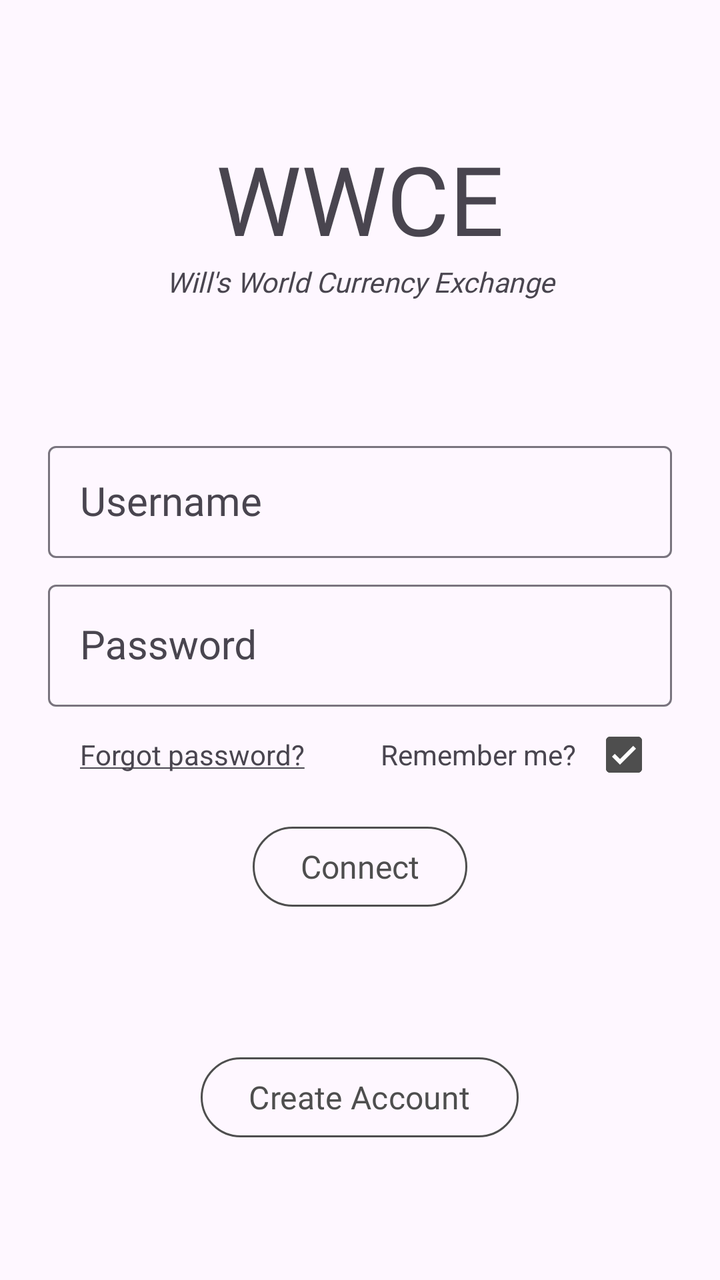
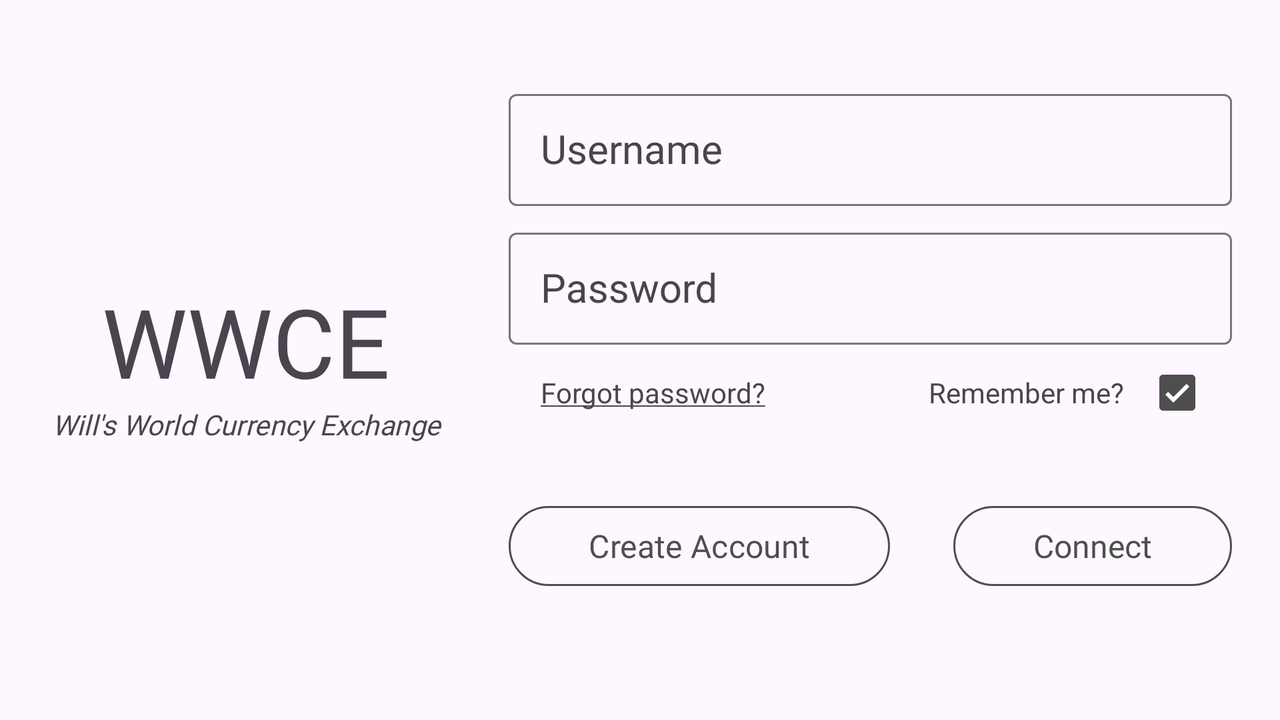

First picture: res/layout/ on a phone held upright. Second picture: the repository's own variant of that layout, on a device whose configuration matches the variant's folder. Source for both follows.
<!-- AndroidManifest.xml: application theme Base.Theme.WWCE -->
<!-- res/layout/activity_main.xml -->
<?xml version="1.0" encoding="utf-8"?>
<androidx.constraintlayout.widget.ConstraintLayout xmlns:android="http://schemas.android.com/apk/res/android"
    xmlns:app="http://schemas.android.com/apk/res-auto"
    xmlns:tools="http://schemas.android.com/tools"
    android:id="@+id/root_layout"
    android:layout_width="match_parent"
    android:layout_height="match_parent"
    android:focusable="true"
    android:focusableInTouchMode="true"
    tools:context=".MainActivity">


    <LinearLayout
        android:id="@+id/login_body"
        android:layout_width="0dp"
        android:layout_height="0dp"
        android:layout_marginStart="8dp"
        android:layout_marginEnd="8dp"
        android:orientation="vertical"
        app:layout_constraintBottom_toBottomOf="parent"
        app:layout_constraintEnd_toEndOf="parent"
        app:layout_constraintHorizontal_bias="0.0"
        app:layout_constraintStart_toStartOf="parent"
        app:layout_constraintTop_toTopOf="parent"
        app:layout_constraintVertical_bias="0.0">

        <Space
            android:layout_width="match_parent"
            android:layout_height="wrap_content"
            android:layout_weight="1" />

        <LinearLayout
            android:id="@+id/title_wrapper"
            android:layout_width="match_parent"
            android:layout_height="wrap_content"
            android:orientation="vertical">

            <TextView
                android:id="@+id/txt_title_short"
                android:layout_width="match_parent"
                android:layout_height="wrap_content"
                android:fontFamily="@font/roboto"
                android:gravity="center_horizontal"
                android:text="@string/app_name_short"
                android:textAppearance="@style/TextAppearance.AppCompat.Display1"
                android:textSize="48sp" />

            <TextView
                android:id="@+id/txt_title_long"
                android:layout_width="match_parent"
                android:layout_height="wrap_content"
                android:fontFamily="@font/roboto"
                android:gravity="center_horizontal"
                android:text="@string/app_name_full"
                android:textAppearance="@style/TextAppearance.AppCompat.Small"
                android:textStyle="italic" />

        </LinearLayout>

        <Space
            android:layout_width="wrap_content"
            android:layout_height="wrap_content"
            android:layout_weight="1" />

        <LinearLayout
            android:layout_width="match_parent"
            android:layout_height="wrap_content"
            android:orientation="vertical"
            android:paddingStart="16dp"
            android:paddingEnd="16dp">

            <com.google.android.material.textfield.TextInputLayout
                android:id="@+id/username_layout"
                style="@style/Widget.Material3.TextInputLayout.OutlinedBox"
                android:layout_width="match_parent"
                android:layout_height="match_parent">

                <com.google.android.material.textfield.TextInputEditText
                    android:id="@+id/input_username"
                    android:layout_width="match_parent"
                    android:layout_height="56dp"
                    android:layout_weight="1"
                    android:fontFamily="@font/roboto"
                    android:hint="@string/username"
                    android:lines="1"
                    android:textAppearance="@style/TextAppearance.AppCompat.Body1"
                    android:textColor="@color/my_primary"
                    android:textColorHighlight="@color/black"
                    android:textColorHint="@color/my_secondary"
                    android:textColorLink="@color/black"
                    android:textSize="20sp" />
            </com.google.android.material.textfield.TextInputLayout>

            <Space
                android:layout_width="wrap_content"
                android:layout_height="8dp" />

            <com.google.android.material.textfield.TextInputLayout
                android:id="@+id/password_layout"
                android:layout_width="match_parent"
                android:layout_height="match_parent">

                <com.google.android.material.textfield.TextInputEditText
                    android:id="@+id/input_password"
                    android:layout_width="match_parent"
                    android:layout_height="wrap_content"
                    android:layout_weight="1"
                    android:hint="@string/password"
                    android:inputType="text|textPassword"
                    android:textAppearance="@style/TextAppearance.AppCompat.Body1"
                    android:textColor="@color/black"
                    android:textColorHighlight="@color/black"
                    android:textColorHint="@color/black"
                    android:textSize="20sp" />

                <LinearLayout
                    android:layout_width="match_parent"
                    android:layout_height="match_parent"
                    android:layout_weight="1"
                    android:orientation="horizontal">

                    <TextView
                        android:id="@+id/txt_forgot_password"
                        android:layout_width="wrap_content"
                        android:layout_height="match_parent"
                        android:gravity="center_vertical"
                        android:paddingStart="16dp"
                        android:paddingEnd="16dp"
                        android:text="@string/password_forgot"
                        android:textAppearance="@style/TextAppearance.AppCompat.Small" />

                    <TextView
                        android:id="@+id/txt_remember_me"
                        android:layout_width="0dp"
                        android:layout_height="wrap_content"
                        android:layout_weight="1"
                        android:gravity="end"
                        android:text="@string/remember_me"
                        android:textAppearance="@style/TextAppearance.AppCompat.Small" />

                    <CheckBox
                        android:id="@+id/checkBox_remember"
                        android:layout_width="wrap_content"
                        android:layout_height="wrap_content"
                        android:checked="true"
                        android:gravity="center_vertical" />

                </LinearLayout>

            </com.google.android.material.textfield.TextInputLayout>

            <Space
                android:layout_width="match_parent"
                android:layout_height="8dp" />

            <Button
                android:id="@+id/btn_connect"
                style="@style/Widget.Material3.Button.OutlinedButton"
                android:layout_width="wrap_content"
                android:layout_height="wrap_content"
                android:layout_gravity="center"
                android:fontFamily="@font/roboto"
                android:text="@string/connect"
                android:textAppearance="@style/TextAppearance.AppCompat.Body1"
                android:textColor="@color/my_primary"
                android:textSize="16sp"
                app:strokeColor="@color/my_primary" />

        </LinearLayout>

        <Space
            android:layout_width="wrap_content"
            android:layout_height="wrap_content"
            android:layout_weight="1" />

        <Button
            android:id="@+id/btn_create_account"
            style="@style/Widget.Material3.Button.OutlinedButton"
            android:layout_width="wrap_content"
            android:layout_height="wrap_content"
            android:layout_gravity="center"
            android:fontFamily="@font/roboto"
            android:gravity="center_horizontal|center_vertical"
            android:text="@string/create_account"
            android:textColor="@color/my_primary"
            android:textSize="16sp"
            app:strokeColor="@color/my_primary" />

        <Space
            android:layout_width="match_parent"
            android:layout_height="wrap_content"
            android:layout_weight="1" />
    </LinearLayout>

</androidx.constraintlayout.widget.ConstraintLayout>
<!-- resources referenced by this layout -->
<resources>
  <color name="black">#FF000000</color>
  <color name="my_primary">#4E4E4E</color>
  <color name="my_secondary">#90959E</color>
  <string name="app_name_full">Will\'s World Currency Exchange</string>
  <string name="app_name_short" translatable="false">WWCE</string>
  <string name="connect">Connect</string>
  <string name="create_account">Create Account</string>
  <string name="password">Password</string>
  <string name="password_forgot"><u>Forgot password?</u></string>
  <string name="remember_me">Remember me?</string>
  <string name="username">Username</string>
  <style name="Base.Theme.WWCE" parent="@style/Theme.Material3.Light">
          
          <item name="colorPrimary">@color/my_primary</item>
          <item name="colorSecondary">@color/my_secondary</item>
          <item name="colorTertiary">@color/my_tertiary</item>
      </style>
  <color name="my_tertiary">#1E1E1E</color>
</resources>
<!-- res/layout-land/activity_main.xml (the repository's variant of the layout above) -->
<!-- drawn on the phone turned sideways -->
<?xml version="1.0" encoding="utf-8"?>
<androidx.constraintlayout.widget.ConstraintLayout xmlns:android="http://schemas.android.com/apk/res/android"
    xmlns:app="http://schemas.android.com/apk/res-auto"
    xmlns:tools="http://schemas.android.com/tools"
    android:id="@+id/root_layout"
    android:layout_width="match_parent"
    android:layout_height="match_parent"
    android:focusable="true"
    android:focusableInTouchMode="true"
    tools:context=".MainActivity">


    <LinearLayout
        android:id="@+id/login_body"
        android:layout_width="0dp"
        android:layout_height="0dp"
        android:layout_marginStart="8dp"
        android:layout_marginEnd="8dp"
        android:baselineAligned="true"
        android:orientation="horizontal"
        app:layout_constraintBottom_toBottomOf="parent"
        app:layout_constraintEnd_toEndOf="parent"
        app:layout_constraintHorizontal_bias="0.0"
        app:layout_constraintStart_toStartOf="parent"
        app:layout_constraintTop_toTopOf="parent"
        app:layout_constraintVertical_bias="0.0">

        <LinearLayout
            android:id="@+id/title_wrapper"
            android:layout_width="wrap_content"
            android:layout_height="match_parent"
            android:layout_weight=".1"
            android:gravity="center"
            android:orientation="vertical">

            <TextView
                android:id="@+id/txt_title_short"
                android:layout_width="match_parent"
                android:layout_height="wrap_content"
                android:fontFamily="@font/roboto"
                android:gravity="center_horizontal"
                android:text="@string/app_name_short"
                android:textAppearance="@style/TextAppearance.AppCompat.Display1"
                android:textSize="48sp" />

            <TextView
                android:id="@+id/txt_title_long"
                android:layout_width="match_parent"
                android:layout_height="wrap_content"
                android:fontFamily="@font/roboto"
                android:gravity="center_horizontal"
                android:text="@string/app_name_full"
                android:textAppearance="@style/TextAppearance.AppCompat.Small"
                android:textStyle="italic" />

        </LinearLayout>

        <LinearLayout
            android:layout_width="wrap_content"
            android:layout_height="match_parent"
            android:layout_weight="1"
            android:orientation="vertical"
            android:paddingStart="16dp"
            android:paddingEnd="16dp">

            <Space
                android:layout_width="match_parent"
                android:layout_height="wrap_content"
                android:layout_weight="1" />

            <com.google.android.material.textfield.TextInputLayout
                style="@style/Widget.Material3.TextInputLayout.OutlinedBox"
                android:layout_width="match_parent"
                android:layout_height="wrap_content">

                <com.google.android.material.textfield.TextInputEditText
                    android:id="@+id/input_username"
                    android:layout_width="match_parent"
                    android:layout_height="56dp"
                    android:layout_weight="1"
                    android:fontFamily="@font/roboto"
                    android:hint="@string/username"
                    android:lines="1"
                    android:textAppearance="@style/TextAppearance.AppCompat.Body1"
                    android:textColor="@color/my_primary"
                    android:textColorHighlight="@color/black"
                    android:textColorHint="@color/my_secondary"
                    android:textColorLink="@color/black"
                    android:textSize="20sp" />
            </com.google.android.material.textfield.TextInputLayout>

            <Space
                android:layout_width="wrap_content"
                android:layout_height="8dp" />

            <com.google.android.material.textfield.TextInputLayout
                android:layout_width="match_parent"
                android:layout_height="wrap_content">

                <com.google.android.material.textfield.TextInputEditText
                    android:id="@+id/input_password"
                    android:layout_width="match_parent"
                    android:layout_height="56dp"
                    android:layout_weight="1"
                    android:hint="@string/password"
                    android:inputType="text|textPassword"
                    android:textAppearance="@style/TextAppearance.AppCompat.Body1"
                    android:textColor="@color/black"
                    android:textColorHighlight="@color/black"
                    android:textColorHint="@color/black"
                    android:textSize="20sp" />

                <LinearLayout
                    android:layout_width="match_parent"
                    android:layout_height="match_parent"
                    android:layout_weight="1"
                    android:orientation="horizontal">

                    <TextView
                        android:id="@+id/txt_forgot_password"
                        android:layout_width="wrap_content"
                        android:layout_height="match_parent"
                        android:layout_weight=".1"
                        android:gravity="center_vertical"
                        android:paddingStart="16dp"
                        android:paddingEnd="16dp"
                        android:text="@string/password_forgot"
                        android:textAppearance="@style/TextAppearance.AppCompat.Small" />

                    <TextView
                        android:id="@+id/txt_remember_me"
                        android:layout_width="wrap_content"
                        android:layout_height="wrap_content"
                        android:layout_weight="1"
                        android:gravity="end"
                        android:text="@string/remember_me"
                        android:textAppearance="@style/TextAppearance.AppCompat.Small" />

                    <CheckBox
                        android:id="@+id/checkBox_remember"
                        android:layout_width="wrap_content"
                        android:layout_height="wrap_content"
                        android:layout_weight=".1"
                        android:checked="true"
                        android:gravity="center_vertical" />

                </LinearLayout>

            </com.google.android.material.textfield.TextInputLayout>

            <Space
                android:layout_width="match_parent"
                android:layout_height="8dp" />

            <LinearLayout
                android:layout_width="match_parent"
                android:layout_height="wrap_content"
                android:layout_weight="1"
                android:orientation="horizontal">

                <Button
                    android:id="@+id/btn_create_account"
                    style="@style/Widget.Material3.Button.OutlinedButton"
                    android:layout_width="wrap_content"
                    android:layout_height="wrap_content"
                    android:layout_gravity="center"
                    android:layout_weight="1"
                    android:fontFamily="@font/roboto"
                    android:gravity="center_horizontal|center_vertical"
                    android:text="@string/create_account"
                    android:textColor="@color/my_primary"
                    android:textSize="16sp"
                    app:strokeColor="@color/my_primary" />

                <Space
                    android:layout_width="wrap_content"
                    android:layout_height="wrap_content"
                    android:layout_weight="1" />

                <Button
                    android:id="@+id/btn_connect"
                    style="@style/Widget.Material3.Button.OutlinedButton"
                    android:layout_width="wrap_content"
                    android:layout_height="wrap_content"
                    android:layout_gravity="center"
                    android:layout_weight="1"
                    android:fontFamily="@font/roboto"
                    android:text="@string/connect"
                    android:textAppearance="@style/TextAppearance.AppCompat.Body1"
                    android:textColor="@color/my_primary"
                    android:textSize="16sp"
                    app:strokeColor="@color/my_primary" />
            </LinearLayout>

            <Space
                android:layout_width="match_parent"
                android:layout_height="wrap_content"
                android:layout_weight="1" />

        </LinearLayout>

    </LinearLayout>

</androidx.constraintlayout.widget.ConstraintLayout>
